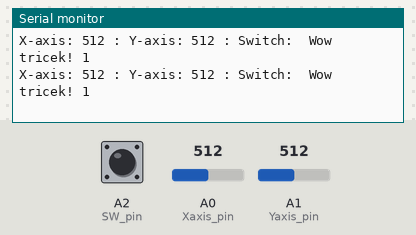
This sketch was run on a simulated Arduino Uno, built with avr-gcc and run on an emulated ATmega328P. Shown: the last lines printed to the serial monitor. The inputs (shaded band) are chosen by the test bench; at power-on: A1 (Yaxis_pin) = 512, A0 (Xaxis_pin) = 512, A2 (SW_pin) HIGH.

Above: at 7.2 s.
7.3 s: A1 (Yaxis_pin) set to 986
At 7.59 s:
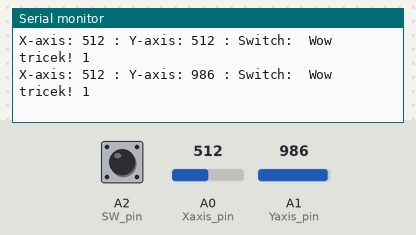
10.3 s: A1 (Yaxis_pin) set to 1008
At 10.4 s:
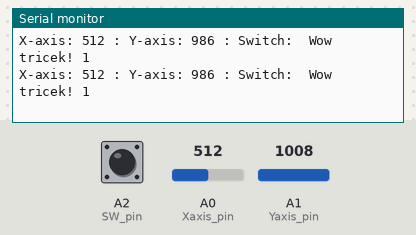
13.3 s: A0 (Xaxis_pin) set to 987
At 13.42 s:
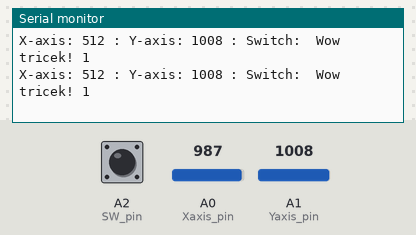
Timing chart, 0 to 16.3 s (numbered marks = the images above; inputs shaded):
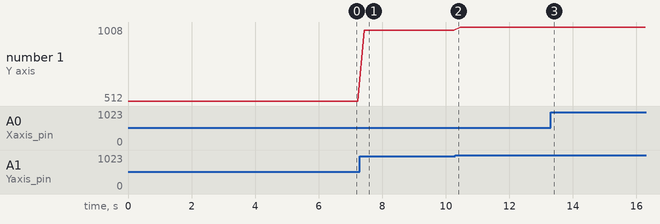

Measured:
- after the input at 7.3 s, the serial monitor: prints a new line after 0.14 s (image 1)
- plotted number 1: 512 → 986 after the input at 7.3 s, 986 → 1008 after the input at 10.3 s

The sketch:

Joystick.ino
```cpp
// Arduino Dual Axis Joystick Example

#define Xaxis_pin A0 // Arduino pin connected to the VRx Pin

#define Yaxis_pin A1 // Arduino pin connected to the VRy Pin

#define SW_pin A2 // Arduino pin connected to the SW Pin

void setup() {

  pinMode(SW_pin, INPUT);

  digitalWrite(SW_pin, HIGH);

  Serial.begin(9600);

}

void loop() {

  Serial.print("X-axis: ");

  Serial.print(analogRead(Xaxis_pin));

  Serial.print(" : ");

  Serial.print("Y-axis: ");

  Serial.print(analogRead(Yaxis_pin));

  Serial.print(" : ");

  Serial.print("Switch:  ");
Serial.print("Wow tricek! ");
  Serial.println(digitalRead(SW_pin));

  delay(200);

}
```
